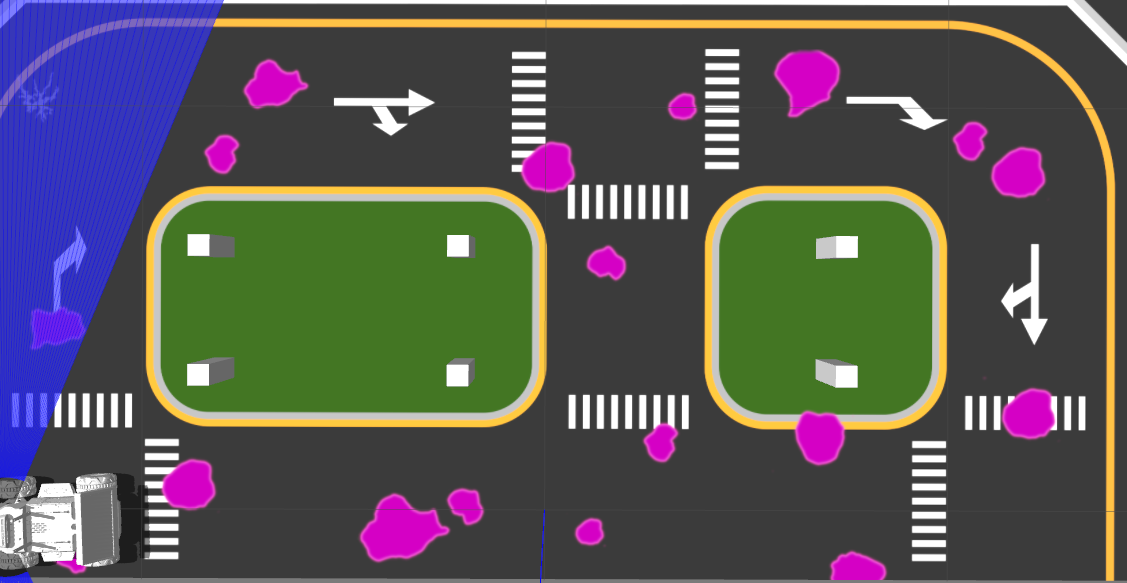
#> input picture ros2_ws/simplepothole.png, 1127 x 583 px, found by its file name
$ python colourDetection.py
#> lines starting #> are read from the running program, lines starting #| are printed output that depends on the picture; after the words box and inside, x2 and y2 are one past the last pixel; in counts of white or black regions, pixels touching at a corner belong together
import cv2
import numpy as np
import imutils
from PIL import Image, ImageFilter


def color_detector(image, lower_bound, upper_bound):
    hsv = cv2.cvtColor(image, cv2.COLOR_BGR2HSV)
    mask = cv2.inRange(hsv, lower_bound, upper_bound)
    result = cv2.bitwise_and(image, image, mask=mask)
    return result


def canny_edge_detector(image, low_threshold, high_threshold):
    gray = cv2.cvtColor(image, cv2.COLOR_BGR2GRAY)
    blurred = cv2.GaussianBlur(gray, (5, 5), 0)
    edges = cv2.Canny(blurred, low_threshold, high_threshold)
    return edges


if __name__ == "__main__":
    # Read the input image
    image = cv2.imread(
        "/home/krono/dev/RobotProgramming/Pothole-Reporting-Robot/ros2_ws/simplepothole.png"
    )
#> image is the input picture: shape (583, 1127, 3); mean B, G, R 86.4, 85.7, 87.5

    # Define the color range for detection (example: blue color)
    target_colour_bgr = np.array([197, 0, 213])
    hsv = cv2.cvtColor(image, cv2.COLOR_BGR2HSV)
#> hsv: shape (583, 1127, 3); mean H, S, V 28.7, 65.9, 109.1
    tolerance = 100
    # lower_bound = np.maximum(target_colour_bgr - tolerance, 0)
    # upper_bound = np.minimum(target_colour_bgr + tolerance, 255)
    lower_bound = np.array([150, 0, 100])
    upper_bound = np.array([210, 255, 235])

    # Perform color detection
    img = color_detector(image, lower_bound, upper_bound)
#> in color_detector, `mask = cv2.inRange(hsv, lower_bound, upper_bound)`:
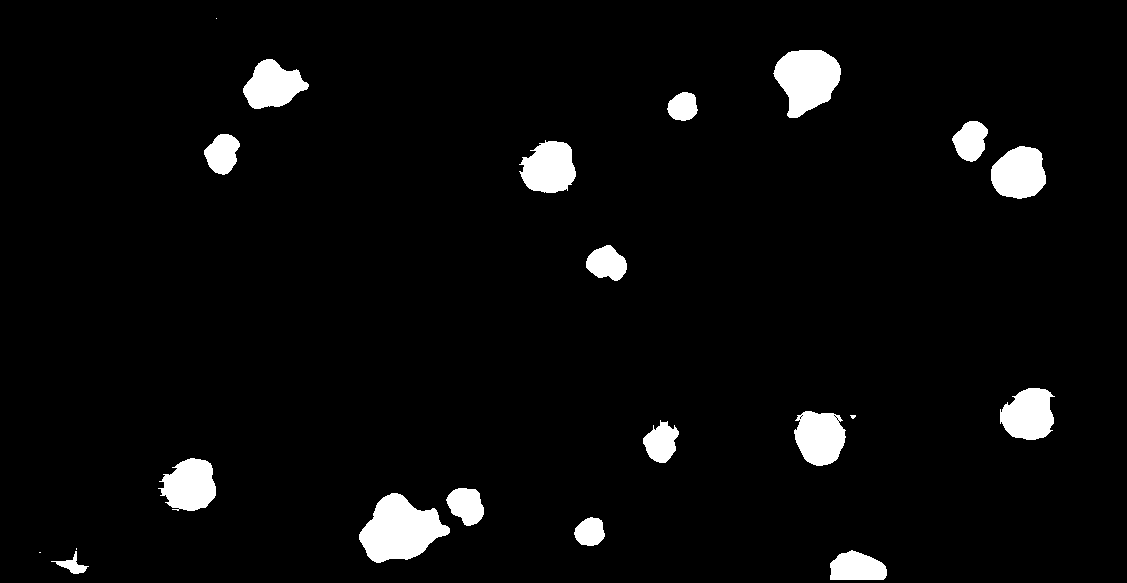
#> mask: shape (583, 1127); 4.3% white; 21 white regions (4 under 20 px), largest, box (x1, y1, x2, y2) and area: (359, 493, 450, 563) 3944, (773, 50, 841, 118) 3164, (991, 146, 1046, 199) 2255
#> in color_detector, `result = cv2.bitwise_and(image, image, mask=mask)`:
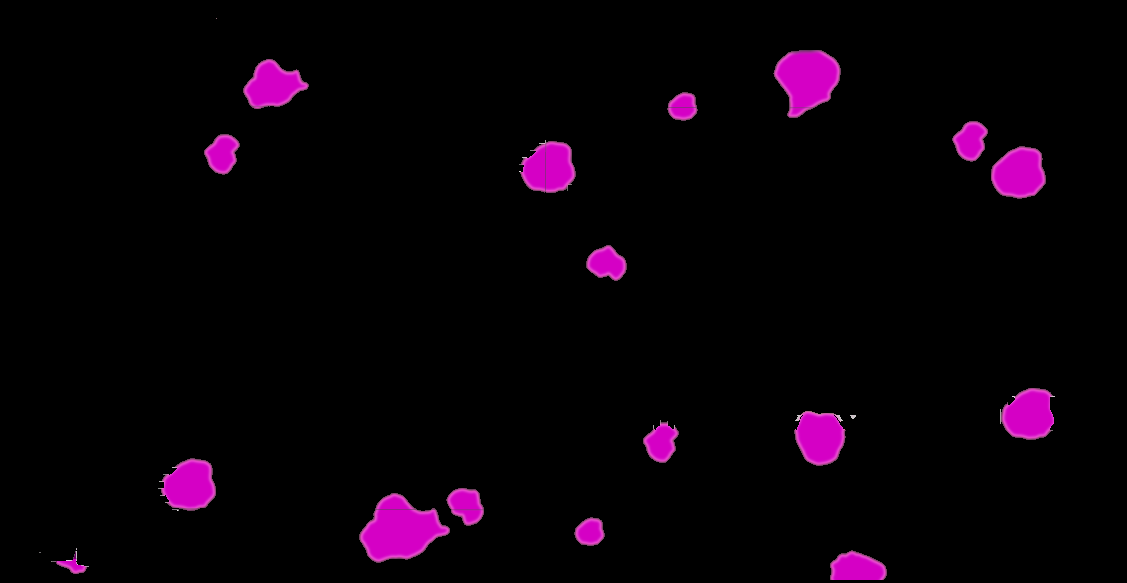
#> result: shape (583, 1127, 3); mean B, G, R 8.1, 1, 8.9
    img = cv2.GaussianBlur(
        img, (0, 0), sigmaX=3, sigmaY=3, borderType=cv2.BORDER_DEFAULT
    )
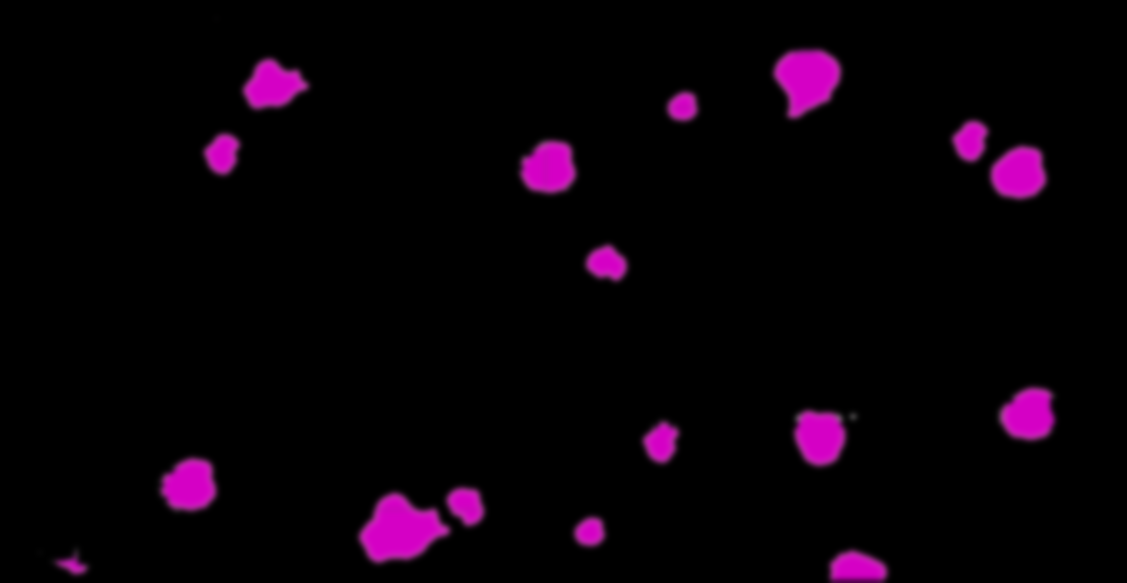
#> img: shape (583, 1127, 3); mean B, G, R 8.1, 1, 8.9

    kernel = np.ones((2, 2), np.uint8)

    # Perform Canny edge detection
    edges_result = canny_edge_detector(img, 10, 100)
#> in canny_edge_detector, `gray = cv2.cvtColor(image, cv2.COLOR_BGR2GRAY)`:
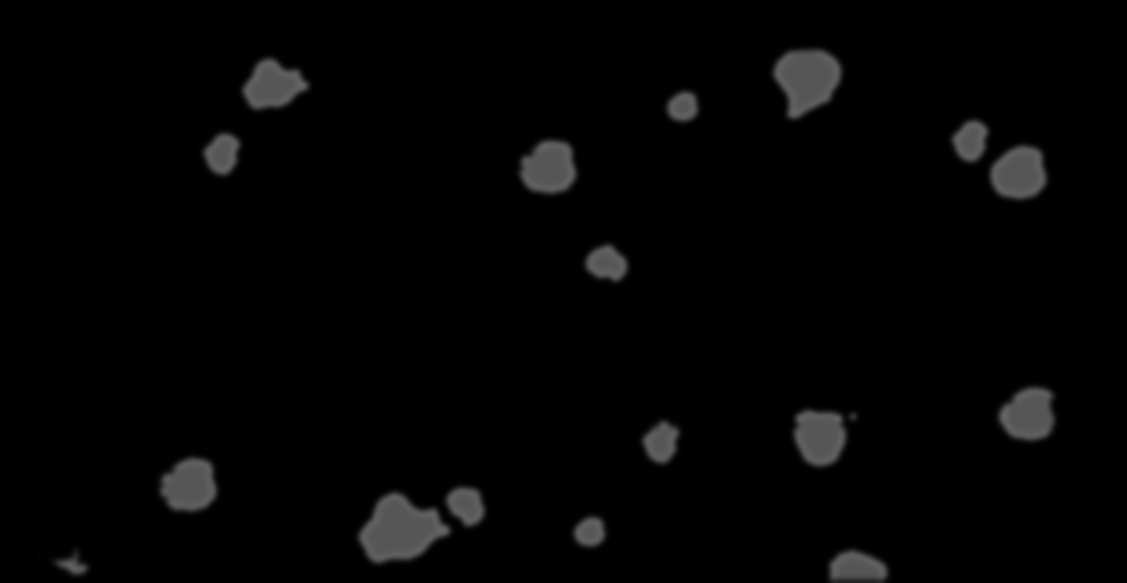
#> gray: shape (583, 1127); min 0, max 102, mean 4.1
#> in canny_edge_detector, `edges = cv2.Canny(blurred, low_threshold, high_threshold)`:
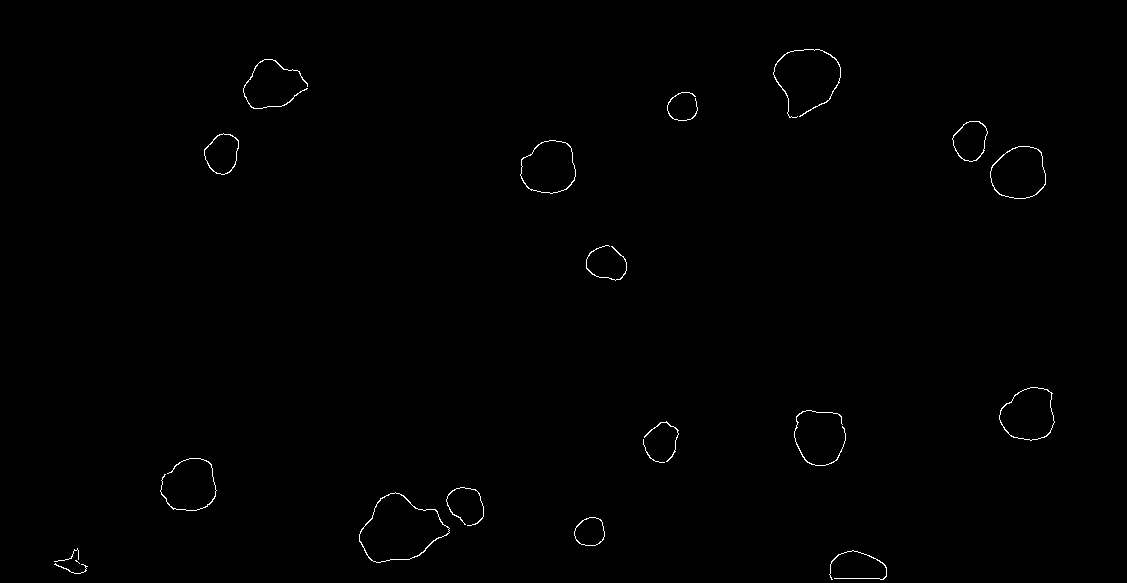
#> edges: shape (583, 1127); 0.43% white in thin lines or dots, all inside (x1, y1, x2, y2) = (54, 49, 1055, 580)
    # dialting the image
    edges_result = cv2.dilate(edges_result, np.ones((2, 2), np.uint8), iterations=2)
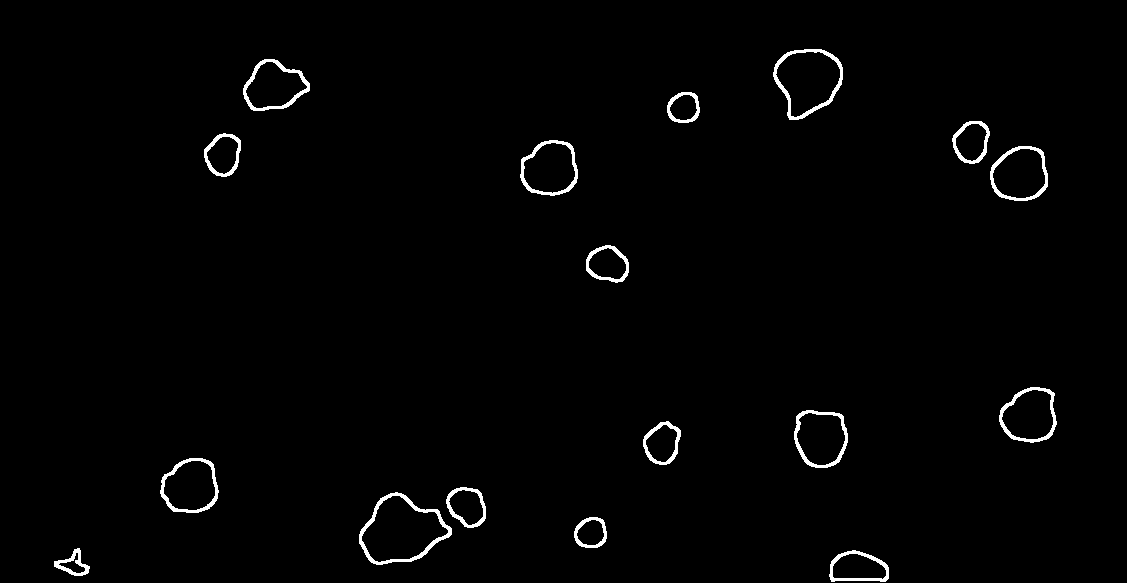
#> edges_result: shape (583, 1127); 1.4% white; 17 white regions
    edges_result = cv2.erode(edges_result, np.ones((1, 1), np.uint8), iterations=1)

    thresh = cv2.threshold(edges_result, 128, 255, cv2.THRESH_BINARY)[1]

    # get the (largest) contour
    contours, hierarchy = cv2.findContours(
        thresh, cv2.RETR_EXTERNAL, cv2.CHAIN_APPROX_SIMPLE
    )
#> contours = 17 contours; largest, box (x1, y1, x2, y2) and area: (359, 492, 452, 565) 4329, (773, 49, 843, 120) 3484, (990, 146, 1048, 201) 2498, (520, 140, 578, 196) 2490, (794, 410, 848, 468) 2477

    for c in contours:
        M = cv2.moments(c)
        # compute the center of the contour
        M = cv2.moments(c)
        cX = int(M["m10"] / M["m00"])
        cY = int(M["m01"] / M["m00"])
        # draw the contour and center of the shape on the image
        # cv2.drawContours(thresh, [c], -1, (0, 255, 0), 2)
        cv2.circle(image, (cX, cY), 7, (255, 255, 255), -1)
#> this loop made 17 passes
#> (cX, cY) on passes 1 to 12: (857, 567), (72, 564), (590, 532), (400, 530), (466, 506), (190, 485), (661, 442), (820, 437), (1029, 415), (607, 263), (1019, 173), (549, 168)
        # cv2.putText(
        #     image,
        #     "center",
        #     (cX - 20, cY - 20),
        #     cv2.FONT_HERSHEY_SIMPLEX,
        #     0.5,
        #     (255, 255, 255),
        #     2,
        # )
    cv2.drawContours(image, contours, -1, (0, 255, 0), cv2.FILLED)
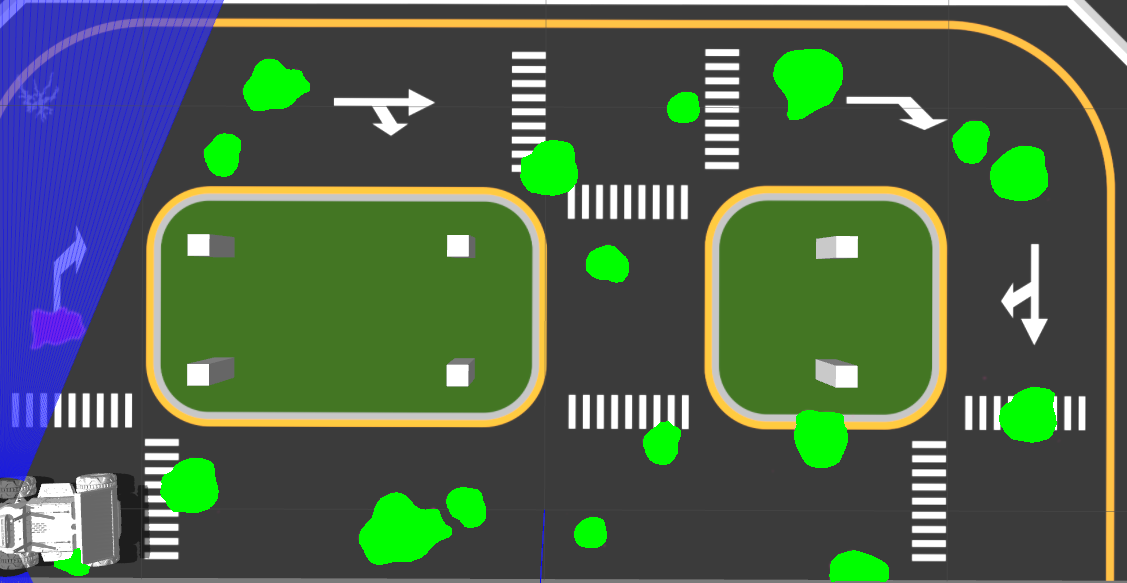
#> image: shape (583, 1127, 3); mean B, G, R 77.7, 97.1, 78
    # cv2.imshow("Color Detection", img)
    cv2.imshow("Contour Detection", image)
    # cv2.imshow("Canny Edge Detection", edges_result)

    cv2.waitKey(0)
    cv2.destroyAllWindows()
